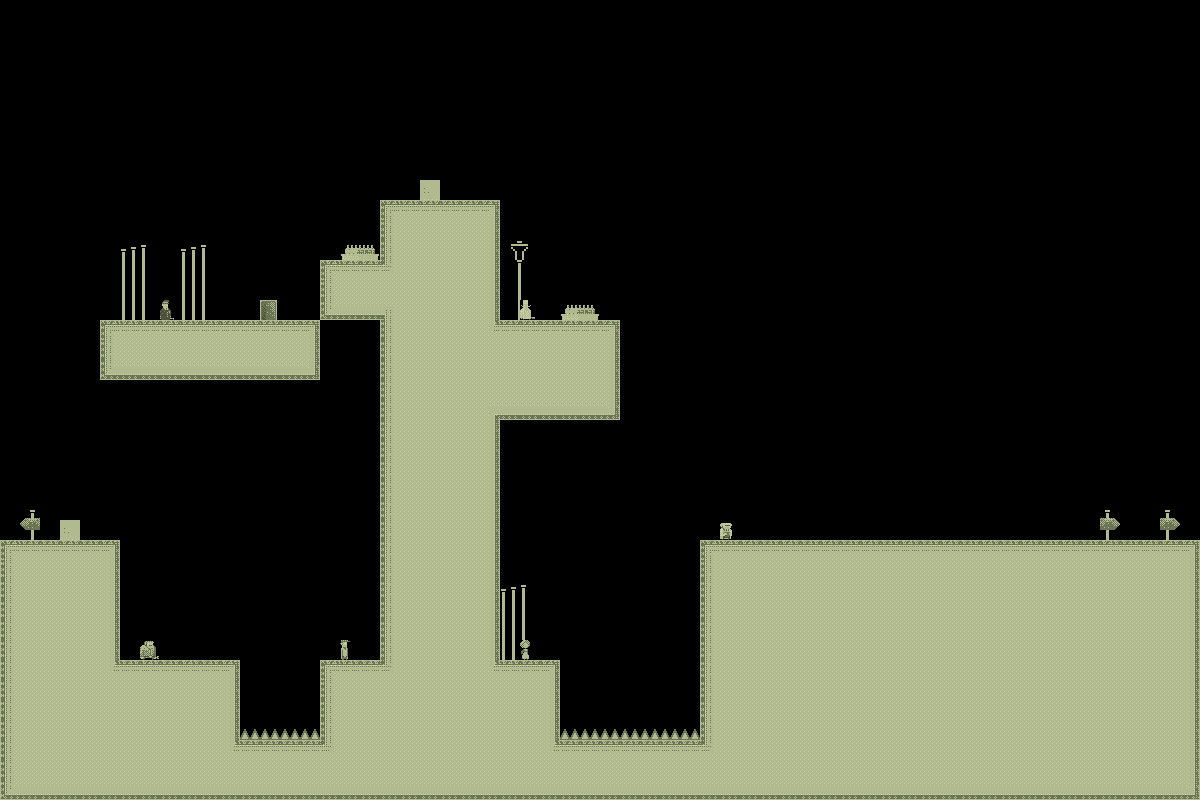

Below is a game level as drawn by its tile map, then a one-line description and the .tmx that defines it (tile-layer data replaced by summaries):
An orthogonal 60x40 tile map with 20x20 px tiles, 1 tile layer (bg) and 1 object.

<map version="1.0" orientation="orthogonal" width="60" height="40" tilewidth="20" tileheight="20">
 <tileset firstgid="1" name="tiles_sydney" tilewidth="20" tileheight="20">
  <image source="../../../../../SuperLemonadeFactory1989Content/Lemonade/tiles_sydney.png" width="400" height="400" />
  <terraintypes>
   <terrain name="regularBlocks" tile="-1" />
  </terraintypes>
  <tile id="8" terrain=",,,0" />
  <tile id="9" terrain=",,0,0" />
  <tile id="10" terrain=",,0,0" />
  <tile id="11" terrain=",,0,0" />
  <tile id="12" terrain=",,0,0" />
  <tile id="13" terrain=",,0,0" />
  <tile id="14" terrain=",,0," />
  <tile id="15" terrain="0,0,0," />
  <tile id="16" terrain="0,0,,0" />
  <tile id="28" terrain=",0,,0" />
  <tile id="34" terrain="0,,0," />
  <tile id="35" terrain="0,,0,0" />
  <tile id="36" terrain=",0,0,0" />
  <tile id="48" terrain=",0,,0" />
  <tile id="54" terrain="0,,0," />
  <tile id="68" terrain=",0,,0" />
  <tile id="74" terrain="0,,0," />
  <tile id="88" terrain=",0,,0" />
  <tile id="94" terrain="0,,0," />
  <tile id="108" terrain=",0,,0" />
  <tile id="114" terrain="0,,0," />
  <tile id="128" terrain=",0,," />
  <tile id="129" terrain="0,0,," />
  <tile id="130" terrain="0,0,," />
  <tile id="131" terrain="0,0,," />
  <tile id="132" terrain="0,0,," />
  <tile id="133" terrain="0,0,," />
  <tile id="134" terrain="0,,," />
  <tile id="194" terrain="0,0,0,0" />
  <tile id="356">
   <properties>
    <property name="LargeCrate" value="" />
   </properties>
  </tile>
  <tile id="380">
   <properties>
    <property name="Andre" value="" />
   </properties>
  </tile>
  <tile id="381">
   <properties>
    <property name="Liselot" value="" />
   </properties>
  </tile>
  <tile id="382">
   <properties>
    <property name="Amsterdaam" value="" />
   </properties>
  </tile>
  <tile id="383">
   <properties>
    <property name="Worker" value="" />
   </properties>
  </tile>
  <tile id="384">
   <properties>
    <property name="Inspector" value="" />
   </properties>
  </tile>
  <tile id="385">
   <properties>
    <property name="Chef" value="" />
   </properties>
  </tile>
  <tile id="386">
   <properties>
    <property name="Exit" value="" />
   </properties>
  </tile>
  <tile id="387">
   <properties>
    <property name="Trampoline" value="" />
   </properties>
  </tile>
  <tile id="388">
   <properties>
    <property name="SmallCrate" value="" />
   </properties>
  </tile>
  <tile id="389">
   <properties>
    <property name="SugarBag" value="" />
   </properties>
  </tile>
 </tileset>
 <layer name="bg" width="60" height="40">
  <data>[2400 cells, 835 non-empty, 62 distinct tile ids]</data>
 </layer>
 <objectgroup name="boxes" width="60" height="40">
  <object x="640" y="320">
   <polyline points="20,0 20,160" />
  </object>
 </objectgroup>
</map>
